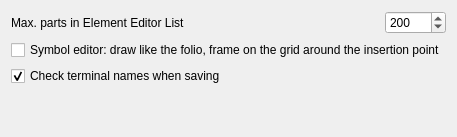
     <widget class="QWidget" name="Editor">
      <attribute name="title">
       <string>Editor</string>
      </attribute>
      <layout class="QVBoxLayout" name="verticalLayout_7">
       <item>
        <layout class="QHBoxLayout" name="horizontalLayout_1">
         <item>
          <widget class="QLabel" name="label_1">
           <property name="text">
            <string>Max. parts in Element Editor List</string>
           </property>
          </widget>
         </item>
         <item>
          <spacer name="horizontalSpacer_8">
           <property name="orientation">
            <enum>Qt::Horizontal</enum>
           </property>
           <property name="sizeHint" stdset="0">
            <size>
             <width>40</width>
             <height>20</height>
            </size>
           </property>
          </spacer>
         </item>
         <item>
          <widget class="QSpinBox" name="MaxPartsElementEditorList_sb">
           <property name="minimum">
            <number>1</number>
           </property>
           <property name="maximum">
            <number>10000</number>
           </property>
           <property name="value">
            <number>200</number>
           </property>
          </widget>
         </item>
        </layout>
       </item>
       <item>
        <widget class="QCheckBox" name="m_editor_like_folio_cb">
         <property name="text">
          <string>Symbol editor: draw like the folio, frame on the grid around the insertion point</string>
         </property>
        </widget>
       </item>
       <item>
        <widget class="QCheckBox" name="m_check_terminal_names_cb">
         <property name="toolTip">
          <string>When saving a symbol: refuse two terminals with the same name, and report terminals without a name (IEC 61666).</string>
         </property>
         <property name="text">
          <string>Check terminal names when saving</string>
         </property>
         <property name="checked">
          <bool>true</bool>
         </property>
        </widget>
       </item>
       <item>
        <spacer name="verticalSpacer_6">
         <property name="orientation">
          <enum>Qt::Vertical</enum>
         </property>
         <property name="sizeHint" stdset="0">
          <size>
           <width>20</width>
           <height>40</height>
          </size>
         </property>
        </spacer>
       </item>
      </layout>
     </widget>
